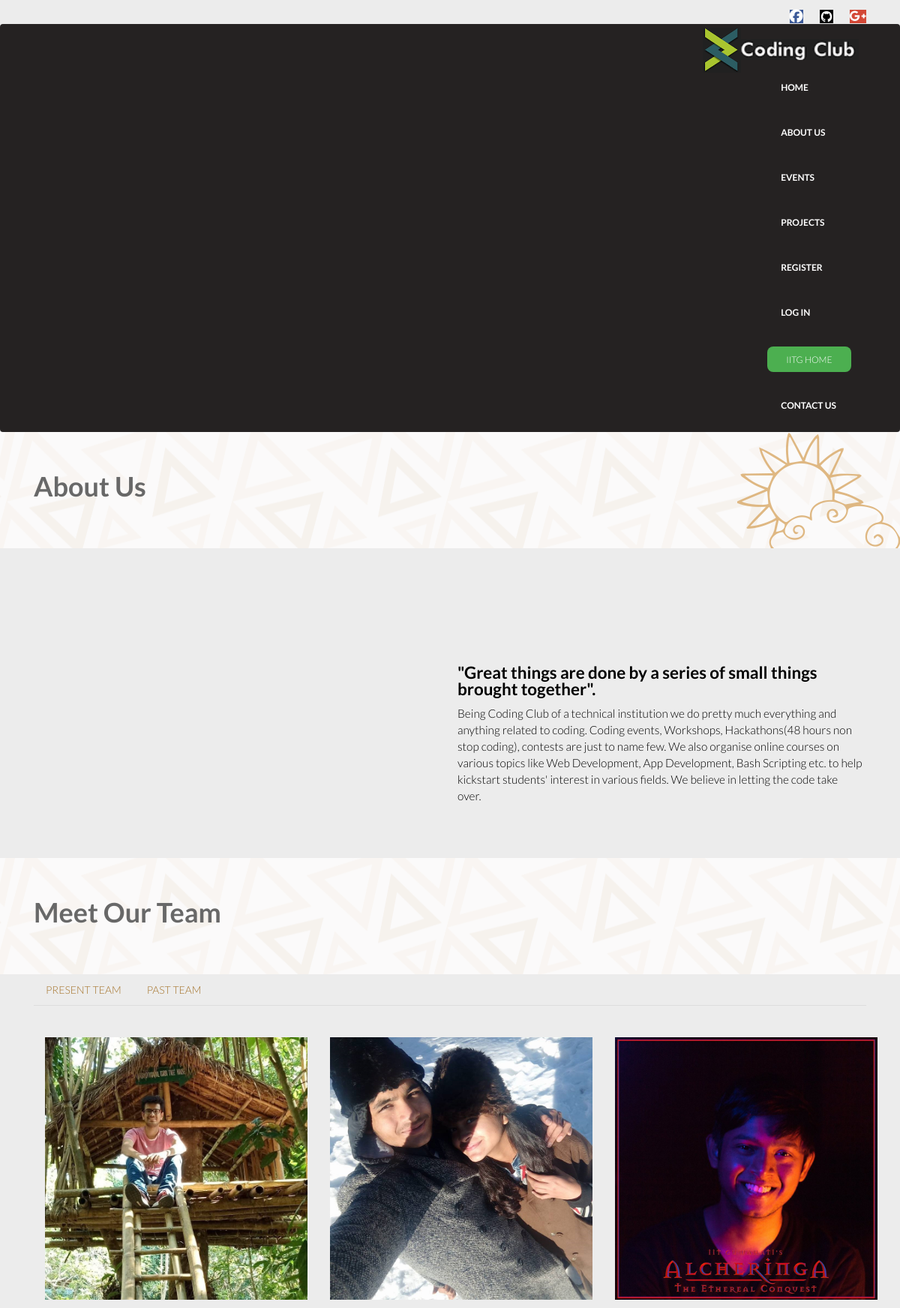
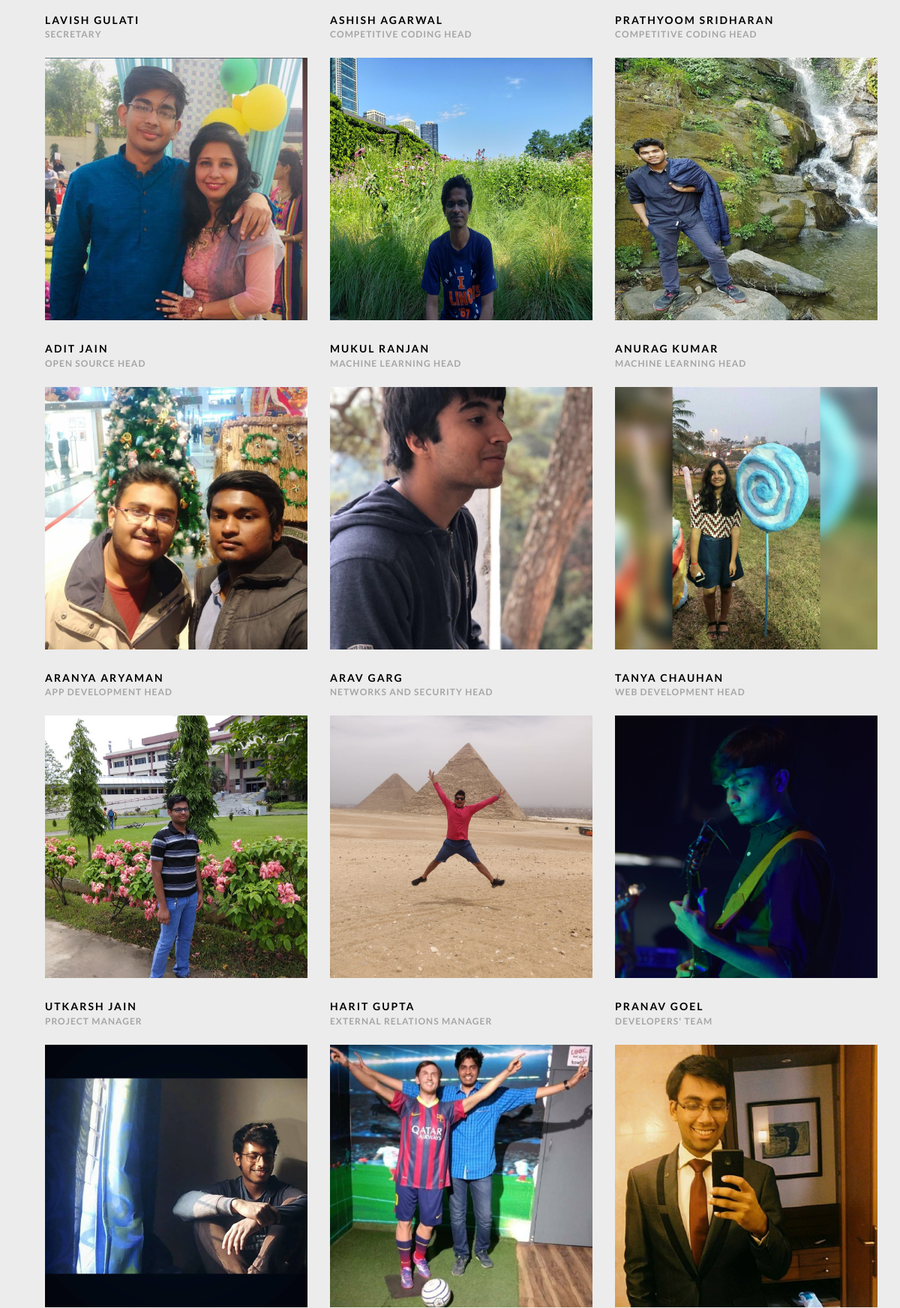
The app's page /codingclubiitg/aboutus/ (upper part) with its own data (2 pictures, top to bottom).
### CodingClubIITG/models.py (models this page shows, shortened)
class Members(models.Model):
	name= models.CharField(max_length=300)
	position=models.CharField(max_length=300)
	fblink=models.URLField(max_length=3000, blank=True, null=True)
	gitlink=models.URLField(max_length=3000, blank=True, null=True)
	intro=models.CharField(max_length=1000,blank=True,null=True)
	img= models.FileField(upload_to='members/')
	year = models.IntegerField()

### CodingClubIITG/views.py (the view)
def aboutus(request):
    members=Members.objects.all()
    return render(request,'CodingClubIITG/aboutus.html',{'members': members})

### CodingClubIITG/templates/CodingClubIITG/aboutus.html (shortened to what this page needs)
{% extends "base.html" %}
{% load static %}
{% block content %}
<section id="page-breadcrumb">
    <div class="vertical-center sun">
         <div class="container">
            <div class="row">
                <div class="action">
                    <div class="col-sm-12">
                        <h1 class="aboutus  wow fadeInDown" data-wow-duration="500ms" data-wow-delay="300ms" > <b> About Us </b> </h1>
                    </div>
                 </div>
            </div>
        </div>
    </div>
</section>
<section id="company-information" class="aboutuspadding wow fadeIn" data-wow-duration="1000ms" data-wow-delay="300ms">
    <div class="container">
        <div class="row">
            <div class="col-sm-6">
            </div>
            <div class="col-sm-6 padding-top">
                <p style="font-size:160%;"><b>"Great things are done by a series of small things brought together".</b><br></p>
                   <p style="font-size:110%;">   Being Coding Club of a technical institution we do pretty much everything and anything related to coding.
                   Coding events, Workshops, Hackathons(48 hours non stop coding), contests are just to name few. We also organise online courses on various topics like Web Development, App Development, Bash Scripting etc. to help kickstart students' interest in various fields. We believe in letting the code take over.</p>
            </div>
        </div>
    </div>
</section>
<section id="page-breadcrumb">
        <div class="vertical-center ">
             <div class="container">
                <div class="row">
                    <div class="action">
                        <div class="col-sm-12">
                            <h1 class="meetourteam  wow fadeInDown" data-wow-duration="500ms" data-wow-delay="300ms" > <b> Meet Our Team  </b> </h1>
                        </div>
                     </div>
                </div>
            </div>
        </div>
</section>
<div class="container">
    <div>
        <ul class="nav nav-tabs">
            <li class="nav-item">
                <a class="nav-link" data-toggle="tab" href="#pres">PRESENT TEAM</a>
            </li>
            <li class="nav-item">
                <a class="nav-link" data-toggle="tab" href="#past">PAST TEAM</a>
            </li>
        </ul>
    </div>
    <div class="tab-content">
            <div id="pres" class="container tab-pane active"><br>
                <div class="row">
                    {% for member in members %}
                    <div class="col-md-4 col-sm-4">
                        <div class="team-member">
                            <div class="team-img">
                                <img src="{{ member.img.url }}" alt="team member" class="img-responsive"  style="object-fit: cover;" >
                            </div>
                        </div>
                        <div class="team-title">
                            <h5><b>{{member.name}}</b></h5>
                            <span><b>{{member.position}}</b></span>
                        </div>
                    </div>
                    {% endfor %}
               </div>
            </div>
    </div>
</div>
{% endblock %}

### CodingClubIITG/static/CodingClubIITG/css/style1.css (style rules this page uses)
body { font-family: 'Source Sans Pro', sans-serif; line-height: 1.5; color: #323232; font-size: 15px; font-weight: 400; text-rendering: optimizeLegibility; -webkit-font-smoothing: antialiased; -moz-font-smoothing: antialiased; }
.team-member, .team-member .team-img { position: relative; }
.team-member { overflow: hidden; }
.team-title { position: static; padding: 20px 0; display: inline-block; letter-spacing: 2px; width: 100%; }
.team-title h5 { margin-bottom: 0px; display: block; text-transform: uppercase; }
.team-title span { font-size: 12px; text-transform: uppercase; color: #a5a5a5; letter-spacing: 1px; }

### CodingClubIITG/static/CodingClubIITG/css/main.css (style rules this page uses)
body { background: rgba(0,0,0,.075); font-family: 'Lato', sans-serif; font-weight: 300; font-size: 14px; line-height: 22px; color: #000; }
html { height: 100%; }
a { color:#a5732a; }
a { -webkit-transition: 300ms; -moz-transition: 300ms; -o-transition: 300ms; transition: 300ms; }
ul { list-style: none; }
h1, h2, h3, h4, h5, h6 { font-family: 'Lato', sans-serif; font-weight: 300; }
h1 { color: #686868; }
.padding-top { padding-top: 90px; }
#action, #page-breadcrumb { background-image: url(../images/home/tour-bg.png); background-color: #fbfafa; background-repeat: repeat-x; height: 155px; background-position: center; display: table; position: static; width: 100%; }
.vertical-center { display: table-cell; vertical-align: middle; width: 100%; position: statice; }
.sun { background-image: url(../images/home/tour-icon1.png); background-repeat: no-repeat; background-position: 100% bottom; }
.action h1 { margin-top: 0; }
#action , #page-breadcrumb { position: relative; }
#company-information .padding-top { padding-top: 105px; }
.tab-content { padding-top: 20px; }
.aboutus { text-align:center; }
.meetourteam { text-align: center; }
.aboutuspadding { padding: 50px 10px 62px 0px; }

### records on screen
Members: img (picture), name "LAVISH GULATI", position "SECRETARY"
Members: img (picture), name "ASHISH AGARWAL", position "COMPETITIVE CODING HEAD"
Members: img (picture), name "PRATHYOOM SRIDHARAN", position "COMPETITIVE CODING HEAD"
Members: img (picture), name "ADIT JAIN", position "OPEN SOURCE HEAD"
Members: img (picture), name "MUKUL RANJAN", position "MACHINE LEARNING HEAD"
Members: img (picture), name "ANURAG KUMAR", position "MACHINE LEARNING HEAD"
Members: img (picture), name "ARANYA ARYAMAN", position "APP DEVELOPMENT HEAD"
Members: img (picture), name "ARAV GARG", position "NETWORKS AND SECURITY HEAD"
Members: img (picture), name "TANYA CHAUHAN", position "WEB DEVELOPMENT HEAD"
Members: img (picture), name "UTKARSH JAIN", position "PROJECT MANAGER"
Members: img (picture), name "HARIT GUPTA", position "EXTERNAL RELATIONS MANAGER"
Members: img (picture), name "PRANAV GOEL", position "DEVELOPERS' TEAM"
Members: img (picture)
Members: img (picture)
Members: img (picture)
